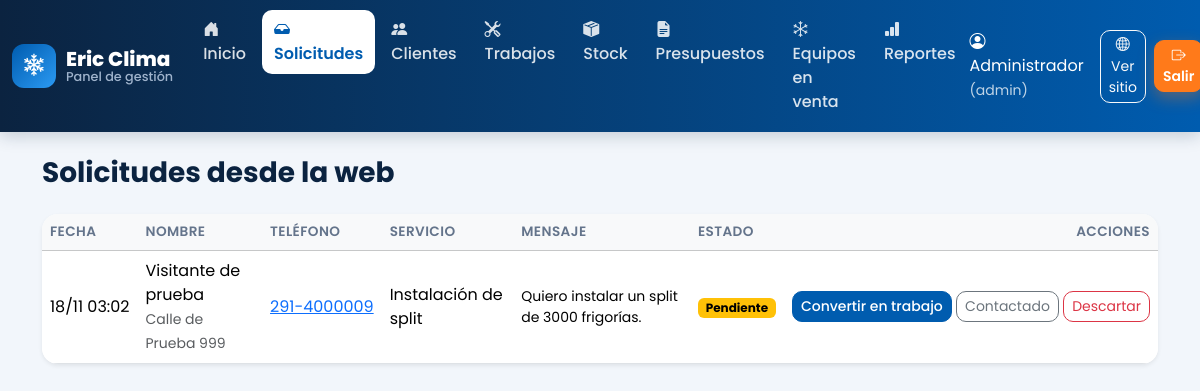
Screenshot of /admin/solicitudes.php (signed in) with the database file from the repository.
### tables this page shows
CREATE TABLE solicitudes (
    id           INT AUTO_INCREMENT PRIMARY KEY,
    cliente_id   INT NULL,
    nombre       VARCHAR(120) NOT NULL,
    telefono     VARCHAR(30)  NOT NULL,
    direccion    VARCHAR(150) NULL,
    servicio_id  INT NULL,
    mensaje      TEXT NULL,
    fecha        DATETIME NOT NULL DEFAULT CURRENT_TIMESTAMP,
    estado       ENUM('pendiente','contactado','convertida','descartada') NOT NULL DEFAULT 'pendiente',
    CONSTRAINT fk_solicitudes_cliente  FOREIGN KEY (cliente_id)  REFERENCES clientes(id)  ON DELETE SET NULL,
    CONSTRAINT fk_solicitudes_servicio FOREIGN KEY (servicio_id) REFERENCES servicios(id) ON DELETE SET NULL
);

CREATE TABLE servicios (
    id           INT AUTO_INCREMENT PRIMARY KEY,
    nombre       VARCHAR(80) NOT NULL UNIQUE,
    descripcion  TEXT NULL,
    precio_base  DECIMAL(12,2) NOT NULL DEFAULT 0,
    activo       TINYINT(1) NOT NULL DEFAULT 1
);

### web/app/auth.php (called while the page is built, shortened)
<?php
require_once __DIR__ . '/config.php';
function usuario_actual(): ?array
{
    return $_SESSION['usuario'] ?? null;
}

### web/app/config.php (called while the page is built, shortened)
<?php
function e($texto): string
{
    return htmlspecialchars((string)$texto, ENT_QUOTES, 'UTF-8');
}

### web/admin/solicitudes.php (the view, shortened to what this page needs)
<?php
require_once __DIR__ . '/../app/auth.php';
require_once __DIR__ . '/../app/layout.php';
$db = db();
$solicitudes = $db->query(
    "SELECT so.*, s.nombre AS servicio FROM solicitudes so LEFT JOIN servicios s ON s.id = so.servicio_id
     ORDER BY so.estado = 'pendiente' DESC, so.fecha DESC"
)->fetchAll();
layout_inicio('Solicitudes desde la web', 'solicitudes');
?>
<div class="card shadow-sm">
    <div class="table-responsive">
        <table class="table table-hover align-middle mb-0">
            <thead class="table-light">
                <tr><th>Fecha</th><th>Nombre</th><th>Teléfono</th><th>Servicio</th><th>Mensaje</th><th>Estado</th><th class="text-end">Acciones</th></tr>
            </thead>
            <tbody>
            <?php foreach ($solicitudes as $s): ?>
                <tr>
                    <td class="text-nowrap"><?= date('d/m H:i', strtotime($s['fecha'])) ?></td>
                    <td><?= e($s['nombre']) ?><br><small class="text-muted"><?= e($s['direccion']) ?></small></td>
                    <td class="text-nowrap"><a href="https://wa.me/549<?= e(preg_replace('/\D/', '', $s['telefono'])) ?>" target="_blank" rel="noopener"><?= e($s['telefono']) ?></a></td>
                    <td><?= e($s['servicio'] ?? 'Otro') ?></td>
                    <td class="small"><?= e($s['mensaje']) ?></td>
                    <td><?= badge_estado($s['estado']) ?></td>
                    <td class="text-end text-nowrap">
                        <?php if ($s['estado'] === 'pendiente' || $s['estado'] === 'contactado'): ?>
                            <form method="post" class="d-inline">
                                <button name="accion" value="convertir" class="btn btn-sm btn-marca">Convertir en trabajo</button>
                                <?php if ($s['estado'] === 'pendiente'): ?>
                                    <button name="accion" value="contactado" class="btn btn-sm btn-outline-secondary">Contactado</button>
                                <?php endif; ?>
                                <button name="accion" value="descartada" class="btn btn-sm btn-outline-danger" onclick="return confirm('¿Descartar esta solicitud?')">Descartar</button>
                            </form>
                        <?php endif; ?>
                    </td>
                </tr>
            <?php endforeach; ?>
            </tbody>
        </table>
    </div>
</div>
<?php layout_fin();

### web/app/layout.php (shortened to what this page needs)
<?php
function layout_inicio(string $titulo, string $activo = ''): void
{
    $u = usuario_actual();
    $menu = [
        'index'        => ['Inicio', 'bi-house-door-fill'],
        'solicitudes'  => ['Solicitudes', 'bi-inbox-fill'],
        'clientes'     => ['Clientes', 'bi-people-fill'],
        'trabajos'     => ['Trabajos', 'bi-tools'],
        'materiales'   => ['Stock', 'bi-box-seam-fill'],
        'presupuestos' => ['Presupuestos', 'bi-file-earmark-text-fill'],
        'equipos'      => ['Equipos en venta', 'bi-snow'],
    ];
    if (es_admin()) $menu['reportes'] = ['Reportes', 'bi-bar-chart-fill'];
    ?>
<!doctype html>
<html lang="es">
<head>
    <link href="https://cdn.jsdelivr.net/npm/bootstrap@5.3.3/dist/css/bootstrap.min.css" rel="stylesheet">
    <link href="https://cdn.jsdelivr.net/npm/bootstrap-icons@1.11.3/font/bootstrap-icons.min.css" rel="stylesheet">
    <link href="../assets/css/estilos.css" rel="stylesheet">
</head>
<body class="panel">
<nav class="navbar navbar-expand-xl navbar-dark panel-menu">
    <div class="container-fluid">
        <a class="navbar-brand marca-logo claro" href="index.php"><span class="logo-icono"><i class="bi bi-snow2"></i></span><span><b>Eric Clima</b><small>Panel de gestión</small></span></a>
        <div class="collapse navbar-collapse" id="menu">
            <ul class="navbar-nav me-auto">
                <?php foreach ($menu as $pagina => [$texto, $icono]): ?>
                    <li class="nav-item">
                        <a class="nav-link <?= $activo === $pagina ? 'active' : '' ?>" href="<?= $pagina ?>.php"><i class="bi <?= $icono ?>"></i><?= $texto ?></a>
                    </li>
                <?php endforeach; ?>
            </ul>
            <span class="navbar-text me-3 text-white"><i class="bi bi-person-circle"></i> <?= e($u['nombre']) ?> <small class="opacity-75">(<?= e($u['rol']) ?>)</small></span>
            <a class="btn btn-sm btn-outline-light me-2" href="../public/index.php" target="_blank"><i class="bi bi-globe2"></i> Ver sitio</a>
            <a class="btn btn-sm btn-acento" href="logout.php"><i class="bi bi-box-arrow-right"></i> Salir</a>
        </div>
    </div>
</nav>
<main class="container py-4">
    <h1 class="h3 mb-4"><?= e($titulo) ?></h1>
<?php
}
function layout_fin(): void
{
    ?>
</main>
</body>
</html>
<?php
}
function badge_estado(string $estado): string
{
    $colores = ['pendiente' => 'warning', 'agendado' => 'primary', 'realizado' => 'success', 'cancelado' => 'secondary',
                'contactado' => 'info', 'convertida' => 'success', 'descartada' => 'secondary',
                'aceptado' => 'success', 'rechazado' => 'danger', 'vencido' => 'secondary'];
    return '<span class="badge text-bg-' . ($colores[$estado] ?? 'light') . '">' . e(ucfirst($estado)) . '</span>';
}

### web/assets/css/estilos.css (style rules this page uses)
:root { --marca: #005caf; --marca-oscuro: #003f7d; --marca-noche: #0b2340; --marca-claro: #eaf3fc; --acento: #ff7a1a; --acento-oscuro: #e9650a; --verde-wa: #25d366; --texto: #1f2d3d; --gris: #64748b; --sombra: 0 10px 30px rgba(11, 35, 64, .08); --sombra-fuerte: 0 18px 40px rgba(11, 35, 64, .16); }
.btn-marca { background-color: var(--marca); border-color: var(--marca); color: #fff; font-weight: 500; }
.btn-acento { background: var(--acento); border-color: var(--acento); color: #fff; font-weight: 600; box-shadow: 0 6px 16px rgba(255, 122, 26, .35); }
.marca-logo { display: flex; align-items: center; gap: 10px; text-decoration: none; color: var(--marca-noche); line-height: 1.05; }
.marca-logo b { display: block; font-size: 1.25rem; font-weight: 800; }
.marca-logo small { display: block; font-size: .8rem; color: var(--gris); font-weight: 500; }
.marca-logo.claro { color: #fff; }
.marca-logo.claro small { color: #9fb3cc; }
.logo-icono { width: 44px; height: 44px; border-radius: 12px; background: linear-gradient(135deg, var(--marca), #2b9af3); color: #fff; display: inline-flex; align-items: center; justify-content: center; font-size: 1.4rem; }
.panel { font-family: 'Poppins', system-ui, sans-serif; background: #f2f6fb; }
.panel-menu { background: linear-gradient(90deg, var(--marca-noche), var(--marca)); box-shadow: 0 4px 16px rgba(11, 35, 64, .2); }
.panel-menu .nav-link { color: rgba(255, 255, 255, .85) !important; border-radius: 10px; padding: 8px 12px !important; margin: 2px; font-weight: 500; transition: background .15s; }
.panel-menu .nav-link.active { background: #fff; color: var(--marca) !important; font-weight: 600; }
.panel-menu .nav-link i { margin-right: 4px; }
.panel h1 { color: var(--marca-noche); font-weight: 700; }
.panel .card { border: 0; border-radius: 16px; overflow: hidden; }
.panel .table thead th { font-weight: 600; font-size: .85rem; text-transform: uppercase; letter-spacing: .03em; color: var(--gris); }
.panel .btn { border-radius: 10px; }

### rows the page displays
solicitudes: fecha "18/11 03:02", nombre "Visitante de prueba", direccion "Calle de Prueba 999", telefono "291-4000009", servicio.nombre "Instalación de split", mensaje "Quiero instalar un split de 3000 frigorías.", estado "Pendiente", shows "Contactado"

### other values shown
$texto "Inicio"
$texto "Solicitudes"
$texto "Clientes"
$texto "Trabajos"
$texto "Stock"
$texto "Presupuestos"
$texto "Equipos en venta"
$texto "Reportes"
$u['nombre'] "Administrador"
$u['rol'] "admin"
$titulo "Solicitudes desde la web"
